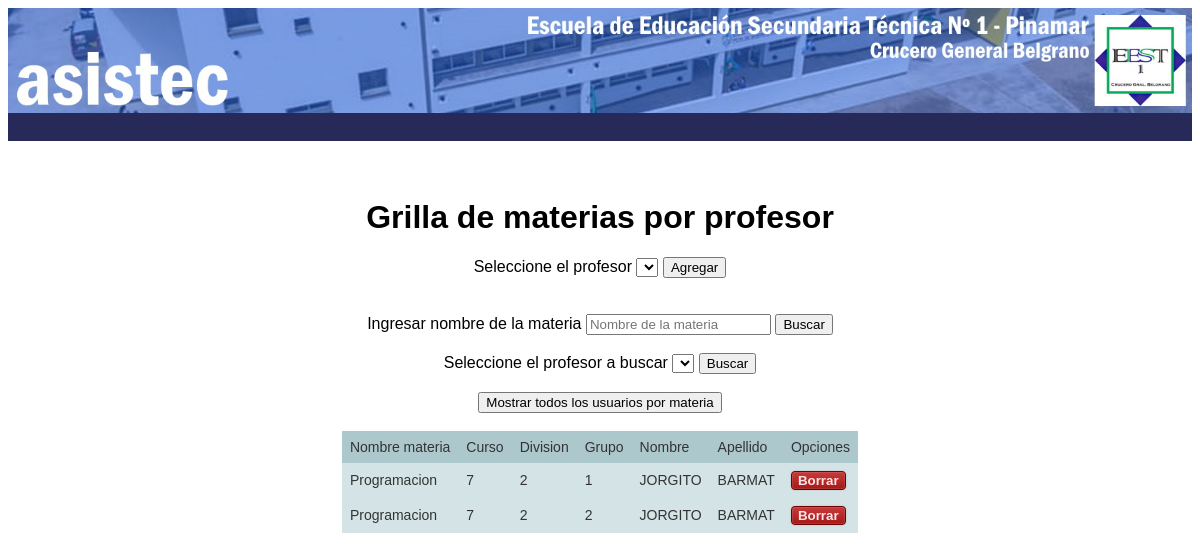
Screenshot of /Asistec/usuariosxmaterias/grillausuariosxmateria.php with the database file from the repository.
### tables this page shows
CREATE TABLE `materias` (
  `id_materia` int(11) NOT NULL,
  `nombremateria` varchar(200) NOT NULL,
  `idcurso` int(11) NOT NULL,
  `nrogrupo` int(11) NOT NULL
);

CREATE TABLE `cursos` (
  `idcurso` int(11) NOT NULL,
  `aniolectivo` int(11) NOT NULL,
  `anio` int(11) NOT NULL,
  `division` varchar(10) NOT NULL
);

CREATE TABLE `gruposxcurso` (
  `idcurso` int(11) NOT NULL,
  `nrogrupo` int(11) NOT NULL
);

CREATE TABLE `usuarios` (
  `idusuario` varchar(100) NOT NULL,
  `apellido` varchar(200) NOT NULL,
  `nombre` varchar(200) NOT NULL,
  `idperfil` int(11) NOT NULL,
  `pwd` varchar(100) NOT NULL
);

### Asistec/usuariosxmaterias/clsusuariosxmateria.php (called while the page is built, shortened)
<?php
	class clsusuariosxmateria
	{
		public function gettodoslosusuariosxmateria()
		{
			include ("../funcionesgenerales/clsSQL.php");
			$consulta="select m.id_materia, m.nombremateria, m.nrogrupo, m.idcurso, u.idusuario, u.nombre, u.apellido, um.idusuario, um.idmateria, c.anio, c.division, c.idcurso, gc.idcurso, gc.nrogrupo, gc.nrogrupo
						 from materias m, usuarios u, usuariosxmaterias um, cursos c, gruposxcurso gc
						 where u.idusuario = um.idusuario and m.id_materia = um.idmateria and m.idcurso = c.idcurso and m.idcurso = gc.idcurso and m.nrogrupo = gc.nrogrupo order by c.idcurso,gc.nrogrupo";
			$registro=mysqli_query($conexion, $consulta)
		              or die ("Problemas para traer todos los usuarios x materia  --> " . mysqli_error($conexion));
			return $registro;
		}
	}
?>

### Asistec/usuariosxmaterias/grillausuariosxmateria.php (the view, shortened to what this page needs)
<?php
	include('../encapie/encabezado.php');
	include('clsusuariosxmateria.php');
?>
<!DOCTYPE html>
<html>
	<head>
	</head>
		<body>
			<div align="center">
				<br>
				<br>
				<h1>Grilla de materias por profesor</h1>
				<form action="formuusuariosxmateria.php?oper=1" method="post">
					<label>Seleccione el profesor </label>
					<select name="cmbusuario">
					</select>
					<input type="submit" value="Agregar">
				</form>
				<br>
				<br>
				<form action="grillausuariosxmateria.php" method="post">
					<label>Ingresar nombre de la materia</label>
					<input type="search" name="buscarxnombremateriatxt" placeholder="Nombre de la materia" required>
					<input type="submit" value="Buscar" name="btnbuscarxmateria">
				</form>
				<br>
				<form action="grillausuariosxmateria.php" method="post">
					<label>Seleccione el profesor a buscar</label>
					<select name="cmbusuario">
					</select>
					<input type="submit" value="Buscar" name="btnbuscarxusuario">
				</form>
				<br>
				<a href="grillausuariosxmateria.php">
					<input type="button" value="Mostrar todos los usuarios por materia">
				</a>
				<br>
				<br>
				<table border="1" class="tftable">
					<tr>
						<td class="tfencabezado">Nombre materia</td>
						<td class="tfencabezado">Curso</td>
						<td class="tfencabezado">Division</td>
						<td class="tfencabezado">Grupo</td>
						<td class="tfencabezado">Nombre</td>
						<td class="tfencabezado">Apellido</td>
						<td class="tfencabezado">Opciones</td>
					</tr>
					<?php
					if(isset($_POST["btnbuscarxusuario"]))
					{
						$usuarioabuscar = $_POST['cmbusuario'];
						$usuarioxmateria = new clsusuariosxmateria();
						$usuarioxmateria->idusuario = $usuarioabuscar;
						$datosdelamateria = $usuarioxmateria->buscarxusuario();
						mostrartodosloscursos($datosdelamateria);
					}else
						if(isset($_POST["btnbuscarxmateria"]))
						{
							$nombremateriaabuscar = $_POST['buscarxnombremateriatxt'];
							$usuarioxmateria = new clsusuariosxmateria();
							$usuarioxmateria->nombremateria = $nombremateriaabuscar;
							$datosdelamateria = $usuarioxmateria->buscarxnombremateria();
							mostrartodosloscursos($datosdelamateria);
						}else
							{
								$usuarioxmateria = new clsusuariosxmateria();
								$datosdeusuarioxmateria = $usuarioxmateria->gettodoslosusuariosxmateria();
								mostrartodosloscursos($datosdeusuarioxmateria);
						 	}
					?>
				</table>
			</div>
		</body>
</html>
<?php
	function mostrartodosloscursos($datos){
		while($cadaRegistro=mysqli_fetch_array($datos, MYSQLI_ASSOC)){
			?>
				<tr>
					<td><?php echo $cadaRegistro['nombremateria'] ?></td>
					<td><?php echo $cadaRegistro['anio'] ?></td>
					<td><?php echo $cadaRegistro['division'] ?></td>
					<td><?php echo $cadaRegistro['nrogrupo'] ?></td>
					<td><?php echo $cadaRegistro['nombre'] ?></td>
					<td><?php echo $cadaRegistro['apellido'] ?></td>
					<td colspan="2">
						<a href="mensausuariosxmateria.php?oper=3&idmateria=<?php echo $cadaRegistro['id_materia'] ?>&idusuario=<?php echo $cadaRegistro['idusuario']?>">
							<input type="button" value="Borrar" class="botonRojo">
						</a>
					</td>
				</tr>
			<?php
		}
	}
?>

### Asistec/CSS/eest1pinamar.css (style rules this page uses)
.claseFuente { font-family:'Conv_jennifer',Sans-Serif; }

### Asistec/CSS/tablas.css (style rules this page uses)
.tftable { font-size:14px; color:#333333; width:auto; border: 0; border-color: #729ea5; border-collapse: collapse; }
.tfencabezado { background-color:#acc8cc; border:0; }
.tftable tr { background-color:#d4e3e5; border:0; }
.tftable td { font-size:14px; border: 1; padding: 8px; border-style:hidden; border-color: #729ea5; }

### Asistec/CSS/botones.css (style rules this page uses)
.botonRojo { text-decoration:none; text-align:center; border:solid 1px #720000; -webkit-border-radius:4px; -moz-border-radius:4px; border-radius: 4px; font-weight:bold; color:#ffe5e6; background-color:#c73b3b; background-image: -moz-linear-gradient(top, #c73b3b 0%, #a51919 100%); background-image: -webkit-linear-gradient(top, #c73b3b 0%, #a51919 100%); background-image: -o-linear-gradient(top, #c73b3b 0%, #a51919 100%); background-image: -ms-linear-gradient(top, #c73b3b 0% ,#a51919 100%); filter: progid:DXImageTransform.Microsoft.gradient( startColorstr='#a51919', endColorstr='#a51919',GradientType=0 ); background-image: linear-gradient(top, #c73b3b 0% ,#a51919 100%); -webkit-box-shadow:0px 0px 2px #bababa, inset 0px 0px 1px #ffffff; -moz-box-shadow: 0px 0px 2px #bababa, inset 0px 0px 1px #ffffff; box-shadow:0px 0px 2px #bababa, inset 0px 0px 1px #ffffff; }

### rows the page displays
materias: nombremateria "Programacion", idcurso.anio "7", idcurso.division "2", gruposxcurso.nrogrupo "1", usuarios.nombre "JORGITO", usuarios.apellido "BARMAT"
materias: nombremateria "Programacion", idcurso.anio "7", idcurso.division "2", gruposxcurso.nrogrupo "2", usuarios.nombre "JORGITO", usuarios.apellido "BARMAT"
